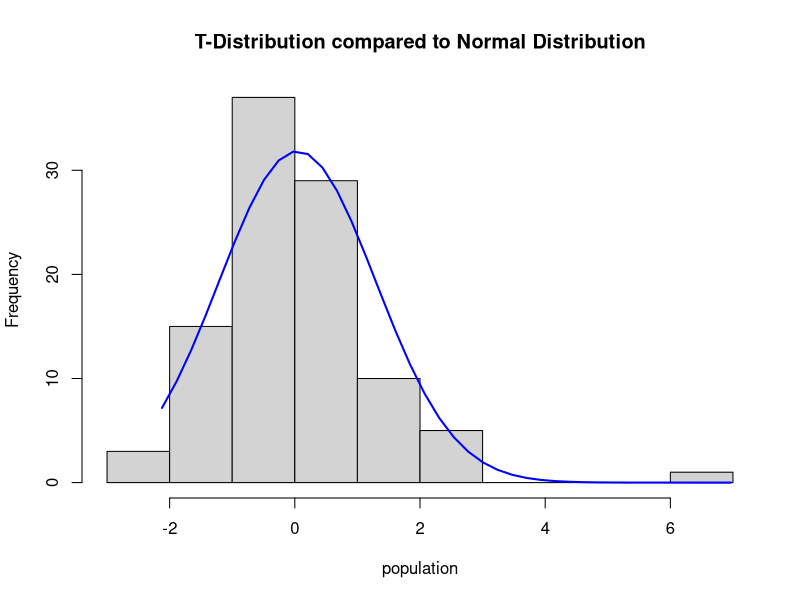
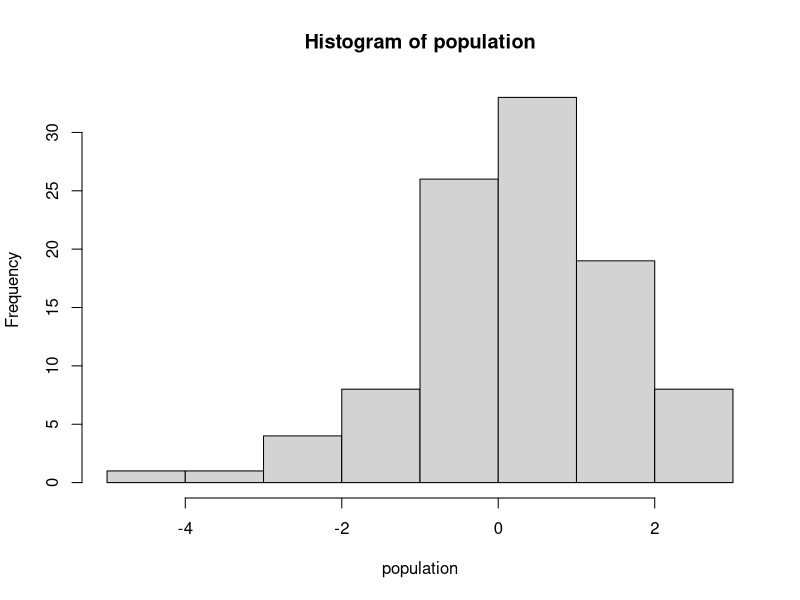
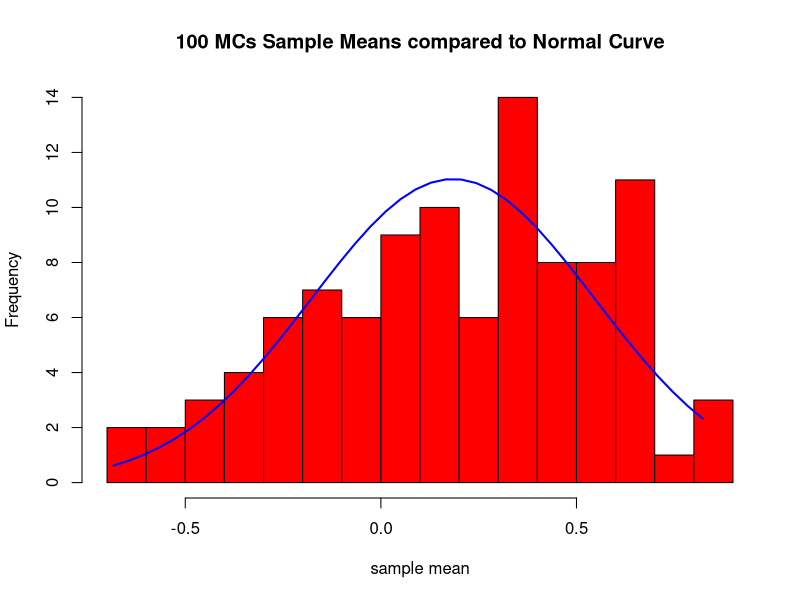
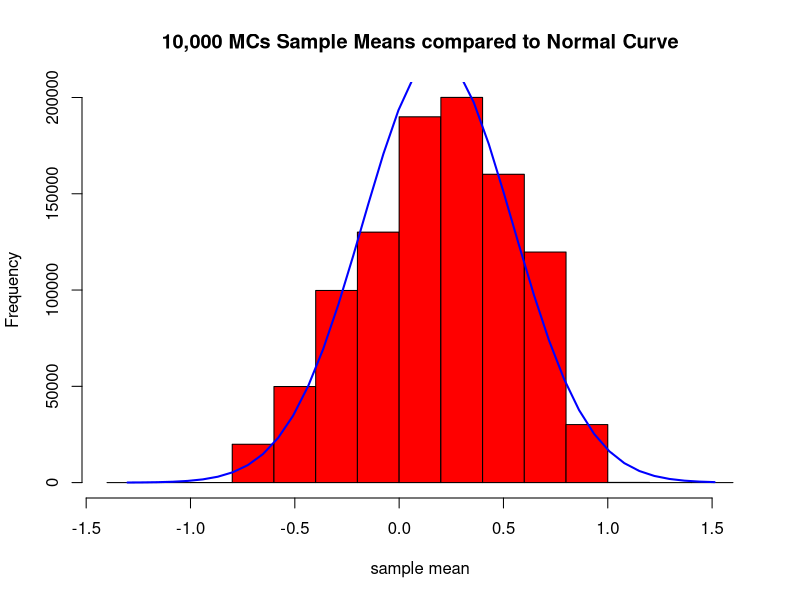

The R script that drew these images, in order:
# Central Limit Theorem: 
#the frequency distribution of sample means from any population 
# will be normally distributed around u, the population mean
population <- rt(1:100, df = 4)
h_tdist <- hist(population, main="T-Distribution compared to Normal Distribution")
xfit<-seq(min(population),max(population),length=40)
yfit<-dnorm(xfit,mean=mean(population),sd=sd(population))
yfit <- yfit*diff(h_tdist$mids[1:2])*length(population)
lines(xfit, yfit, col="blue", lwd=2)
# essentially, CLT says a histogram of averages from the population represented by bars will follow the shape
# of the blue line asymptotically

set.seed(12345)
#Theoretical Prediction: 
# frequency distribution of x_bar_i from a 
# t distribution of 4 degrees of freedom with n = 100
# will follow normal distribution around mean of 0 (for t distribution with df > 1)

#Monte Carlo
# create population distribution
population <- rt(1:100, df = 4)
hist(population)

x_bar_i <- c()
# Sample and compute x_bar_i; store; repeat 100 times and check
x_bar_i <- replicate(100, append(x_bar_i,mean(as.matrix(sample(population,10)))))
  
# Compare frequency dist of x_bar_i to normal curve after 100 samples
h_partialmc <-hist(x_bar_i, breaks=20
        , col="red", xlab="sample mean"
        , main="100 MCs Sample Means compared to Normal Curve")
xfit<-seq(min(x_bar_i),max(x_bar_i),length=40)
yfit<-dnorm(xfit,mean=mean(x_bar_i),sd=sd(x_bar_i))
yfit <- yfit*diff(h_partialmc$mids[1:2])*length(x_bar_i)
lines(xfit, yfit, col="blue", lwd=2)
#getting warmer

#Run an additional 9900 simulations
x_bar_i <- replicate(9900, append(x_bar_i,mean(as.matrix(sample(population,10)))))
# Compare frequency dist of x_bar_i to normal curve after 10,000 Monte Carlos
h_fullmc <- hist(x_bar_i, breaks=20
                 , col="red", xlab="sample mean"
                 , main="10,000 MCs Sample Means compared to Normal Curve")
xfit<-seq(min(x_bar_i),max(x_bar_i),length=40)
yfit<-dnorm(xfit,mean=mean(x_bar_i),sd=sd(x_bar_i))
yfit <- yfit*diff(h_fullmc$mids[1:2])*length(x_bar_i)
lines(xfit, yfit, col="blue", lwd=2)


